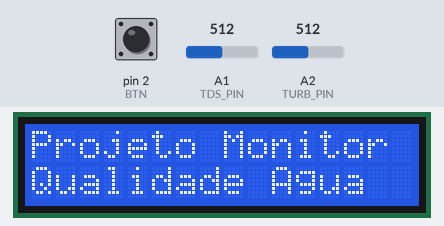
Recording of a sketch running on a simulated Arduino Uno, built with avr-gcc and run on an emulated ATmega328P. Parts: 16×2 character LCD. The inputs (shaded band) are chosen by the test bench; at power-on: pin 2 (BTN) HIGH, A1 (TDS_PIN) = 512, A2 (TURB_PIN) = 512. EEPROM starts erased; what the sketch prints to the serial monitor is not drawn.

Above: at 0.5 s.
At 7.6 s:
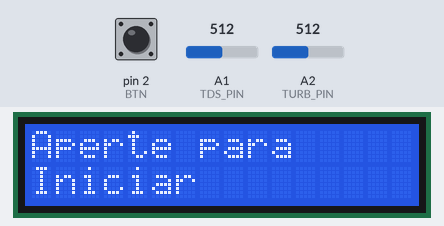
7.7 s: pin 2 (BTN) pulled LOW for 0.15 s
At 8.5 s:
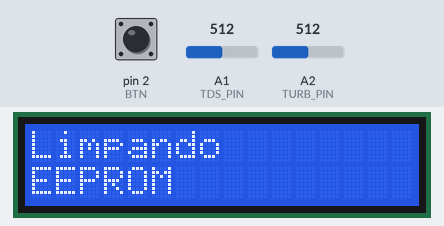
At 13.8 s:
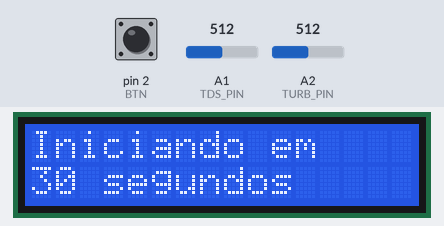
Timing chart, 0 to 15.3 s (numbered marks = the images above; inputs shaded):
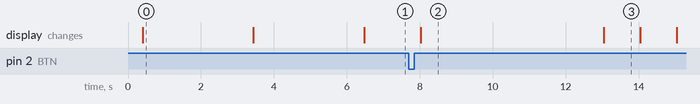

The sketch:

monitoramento_de_residuos.ino
```cpp
#include <Wire.h>
#include <LiquidCrystal_I2C.h>
#include <EEPROM.h>
#include <math.h>

#define BTN 2

#define NTC_PIN A0
#define TDS_PIN A1
#define TURB_PIN A2

#define FATOR_CALIBRACAO 2.0

// 10 floats = 40 bytes
#define BYTES_REGISTRO 40

// 24 registros completos
#define MAX_REGISTROS 24

float V_LIMPA = 4.75;
float V_TURVA = 3.40;

LiquidCrystal_I2C lcd(0x27,16,2);

bool ativo = false;
bool finalizado = false;
bool aguardandoSalvar = false;

bool contagemInicial = false;

unsigned long tempoInicioContagem = 0;

unsigned long tTela = 0;
unsigned long tMed = 0;
unsigned long tGravacao = 0;
unsigned long tFinal = 0;

unsigned long tempoBotao = 0;

bool pressionando = false;

int tela = 0;
int telaFinal = 0;

int ultimoSegundo = -1;

float tempF = 25;
float tdsF = 0;
float turbF = 0;

float hist[10];
int idxHist = 0;

float histTurb[10];
int idxTurb = 0;

float tdsMin = 9999;
float tdsMax = 0;

float turbMin = 9999;
float turbMax = 0;

int ponteiroEEPROM = 0;

void printLinha(int c,int l,String t)
{
  lcd.setCursor(c,l);

  String texto = t;

  while(texto.length() < 16)
    texto += " ";

  lcd.print(texto);
}

float ema(float ant,float novo,float k)
{
  return ant*(1-k)+novo*k;
}

void limparEEPROM()
{
  for(int i=0;i<EEPROM.length();i++)
    EEPROM.write(i,0);
}

int qualidade(float tds,float turb,float temp)
{
  int score = 100;

  if(tds > 150)
    score -= (tds - 150) * 0.1;

  if(turb > 20)
    score -= (turb - 20) * 0.7;

  if(temp > 30 || temp < 5)
    score -= 10;

  if(score < 0)
    score = 0;

  return score;
}

String classe(int q)
{
  if(q > 80) return "BOA";
  if(q > 50) return "MEDIA";

  return "RUIM";
}

float lerTemp()
{
  int adc = analogRead(NTC_PIN);

  if(adc == 0)
    adc = 1;

  float r = 10000.0 * (1023.0 / adc - 1.0);

  float s = log(r / 10000.0) / 3950.0 + 1.0 / (25 + 273.15);

  return 1.0 / s - 273.15;
}

float lerTDS(float t)
{
  float soma = 0;

  for(int i=0;i<8;i++)
    soma += analogRead(TDS_PIN);

  float v = (soma / 8.0) * (5.0 / 1023.0);

  float comp = v / (1 + 0.02 * (t - 25));

  float val =
    (133.42 * pow(comp,3)
    -255.86 * pow(comp,2)
    +857.39 * comp) * 0.5;

  return val * FATOR_CALIBRACAO;
}

float lerTurb()
{
  float soma = 0;

  for(int i=0;i<15;i++)
    soma += analogRead(TURB_PIN);

  float v = (soma / 15.0) * (5.0 / 1023.0);

  float p =
    (V_LIMPA - v) /
    (V_LIMPA - V_TURVA) * 100.0;

  if(p < 0) p = 0;
  if(p > 100) p = 100;

  return p;
}

void barra(int p)
{
  int b = map(p,0,100,0,16);

  lcd.setCursor(0,1);

  for(int i=0;i<b;i++)
    lcd.write(byte(255));

  for(int i=b;i<16;i++)
    lcd.print(" ");
}

void gravarEEPROM()
{
  int endereco = ponteiroEEPROM * BYTES_REGISTRO;

  int q = qualidade(tdsF, turbF, tempF);

  float mediaTDS = 0;

  for(int i=0;i<10;i++)
    mediaTDS += hist[i];

  mediaTDS /= 10.0;

  float mediaTurb = 0;

  for(int i=0;i<10;i++)
    mediaTurb += histTurb[i];

  mediaTurb /= 10.0;

  EEPROM.put(endereco + 0, tempF);
  EEPROM.put(endereco + 4, (float)q);

  EEPROM.put(endereco + 8, turbF);
  EEPROM.put(endereco + 12, turbMin);
  EEPROM.put(endereco + 16, turbMax);
  EEPROM.put(endereco + 20, mediaTurb);

  EEPROM.put(endereco + 24, tdsF);
  EEPROM.put(endereco + 28, tdsMin);
  EEPROM.put(endereco + 32, tdsMax);
  EEPROM.put(endereco + 36, mediaTDS);

  Serial.println();
  Serial.println("========== DADOS SALVOS ==========");

  Serial.print("Registro: ");
  Serial.println(ponteiroEEPROM + 1);

  Serial.print("Temperatura Atual: ");
  Serial.print(tempF,1);
  Serial.println(" C");

  Serial.print("Qualidade Atual: ");
  Serial.print(q);
  Serial.print(" - ");
  Serial.println(classe(q));

  Serial.print("Turbidez Atual: ");
  Serial.print(turbF,0);
  Serial.println(" %");

  Serial.print("Turbidez Min: ");
  Serial.print(turbMin,0);
  Serial.println(" %");

  Serial.print("Turbidez Max: ");
  Serial.print(turbMax,0);
  Serial.println(" %");

  Serial.print("Turbidez Media: ");
  Serial.print(mediaTurb,0);
  Serial.println(" %");

  Serial.print("TDS Atual: ");
  Serial.print(tdsF,0);
  Serial.println(" ppm");

  Serial.print("TDS Min: ");
  Serial.print(tdsMin,0);
  Serial.println(" ppm");

  Serial.print("TDS Max: ");
  Serial.print(tdsMax,0);
  Serial.println(" ppm");

  Serial.print("TDS Media: ");
  Serial.print(mediaTDS,0);
  Serial.println(" ppm");

  Serial.println("==================================");
  Serial.println();

  ponteiroEEPROM++;

  if(ponteiroEEPROM >= MAX_REGISTROS)
    ponteiroEEPROM = MAX_REGISTROS;
}

void setup()
{
  pinMode(BTN,INPUT_PULLUP);

  Serial.begin(9600);

  Serial.println();
  Serial.println("======================================");
  Serial.println("     PROJETO MONITORAMENTO AGUA");
  Serial.println("======================================");
  Serial.println();

  Serial.println("Aluno: Andre Victor Rego");
  Serial.println("RGM: 47059893");

  Serial.println();
  Serial.println("Sensores Utilizados:");
  Serial.println("- Sensor TDS");
  Serial.println("- Sensor Turbidez");
  Serial.println("- Sensor Temperatura NTC");

  Serial.println();
  Serial.println("Sistema de monitoramento");
  Serial.println("e armazenamento em EEPROM");

  Serial.println();
  Serial.println("Inicializando sistema...");
  Serial.println("======================================");
  Serial.println();

  lcd.init();
  lcd.backlight();

  printLinha(0,0,"Projeto Monitor");
  printLinha(0,1,"Qualidade Agua");

  delay(3000);

  printLinha(0,0,"Andre V Rego");
  printLinha(0,1,"RGM 47059893");

  delay(3000);

  printLinha(0,0,"Aperte para");
  printLinha(0,1,"Iniciar");
}

void loop()
{
  // SISTEMA FINALIZADO
  if(finalizado)
  {
    if(millis() - tFinal > 2000)
    {
      tFinal = millis();

      telaFinal++;

      if(telaFinal > 1)
        telaFinal = 0;

      if(telaFinal == 0)
      {
        printLinha(0,0,"Dados salvos");
        printLinha(0,1,"EEPROM OK");
      }
      else
      {
        printLinha(0,0,"Leitura");
        printLinha(0,1,"Finalizada");
      }
    }

    return;
  }

  // INICIO SISTEMA
  if(!ativo)
  {
    // APERTOU BOTAO
    if(digitalRead(BTN)==LOW && !contagemInicial)
    {
      delay(300);

      printLinha(0,0,"Limpando");
      printLinha(0,1,"EEPROM");

      limparEEPROM();

      delay(1500);

      contagemInicial = true;

      tempoInicioContagem = millis();

      ultimoSegundo = -1;

      Serial.println();
      Serial.println("Contagem iniciada...");
    }

    // CONTAGEM
    if(contagemInicial)
    {
      int restante =
        30 - ((millis() - tempoInicioContagem) / 1000);

      if(restante < 0)
        restante = 0;

      // ATUALIZA APENAS 1 VEZ
      if(restante != ultimoSegundo)
      {
        ultimoSegundo = restante;

        printLinha(0,0,"Iniciando em");
        printLinha(0,1,String(restante)+" segundos");
      }

      // TERMINOU CONTAGEM
      if(millis() - tempoInicioContagem >= 30000)
      {
        ativo = true;

        contagemInicial = false;

        printLinha(0,0,"Sistema");
        printLinha(0,1,"Iniciado");

        Serial.println();
        Serial.println("================================");
        Serial.println(" SISTEMA INICIADO");
        Serial.println("================================");
        Serial.println();

        Serial.println("Coletando dados...");

        aguardandoSalvar = true;

        delay(1500);
      }
    }

    return;
  }

  // FINALIZAR PELO BOTAO
  if(digitalRead(BTN) == LOW)
  {
    if(!pressionando)
    {
      pressionando = true;
      tempoBotao = millis();
    }

    if(millis() - tempoBotao >= 2000)
    {
      finalizado = true;

      printLinha(0,0,"Dados salvos");
      printLinha(0,1,"Finalizado");

      Serial.println();
      Serial.println("Sistema finalizado.");
    }
  }
  else
  {
    pressionando = false;
  }

  // LEITURAS
  if(millis()-tMed > 2000)
  {
    tMed = millis();

    float t = lerTemp();
    float td = lerTDS(t);
    float tu = lerTurb();

    tempF = ema(tempF,t,0.2);
    tdsF = ema(tdsF,td,0.2);
    turbF = ema(turbF,tu,0.2);

    hist[idxHist] = tdsF;

    idxHist++;

    if(idxHist >= 10)
      idxHist = 0;

    histTurb[idxTurb] = turbF;

    idxTurb++;

    if(idxTurb >= 10)
      idxTurb = 0;

    if(tdsF < tdsMin)
      tdsMin = tdsF;

    if(tdsF > tdsMax)
      tdsMax = tdsF;

    if(turbF < turbMin)
      turbMin = turbF;

    if(turbF > turbMax)
      turbMax = turbF;
  }

  // GRAVACAO EEPROM
  if(millis()-tGravacao > 9000)
  {
    tGravacao = millis();

    printLinha(0,0,"Gravando dados");
    printLinha(0,1,"EEPROM");

    gravarEEPROM();

    delay(1500);

    // PARADA AUTOMATICA
    if(ponteiroEEPROM >= 24)
    {
      finalizado = true;

      aguardandoSalvar = true;

      Serial.println();
      Serial.println("================================");
      Serial.println(" LIMITE DE MEDICOES ATINGIDO");
      Serial.println(" SISTEMA FINALIZADO");
      Serial.println("================================");
      Serial.println();

      printLinha(0,0,"24 medicoes");
      printLinha(0,1,"Finalizado");

      return;
    }

    aguardandoSalvar = false;
  }

  // SERIAL UMA VEZ
  if(!aguardandoSalvar)
  {
    Serial.println("Coletando dados...");

    aguardandoSalvar = true;
  }

  // TROCA TELAS
  if(millis()-tTela > 2000)
  {
    tTela = millis();

    tela++;

    if(tela > 4)
      tela = 0;
  }

  int q = qualidade(tdsF,turbF,tempF);

  // LCD
  if(tela == 0)
  {
    printLinha(0,0,"Temp "+String(tempF,1)+" C");

    barra(map(tempF,0,40,0,100));
  }
  else if(tela == 1)
  {
    printLinha(0,0,"TDS "+String(tdsF,0)+" ppm");

    barra(map(tdsF,0,500,0,100));
  }
  else if(tela == 2)
  {
    printLinha(0,0,"Turb "+String(turbF,0)+" %");

    barra(turbF);
  }
  else if(tela == 3)
  {
    printLinha(0,0,"Qualidade "+classe(q));

    barra(q);
  }
  else
  {
    float media = 0;

    for(int i=0;i<10;i++)
      media += hist[i];

    media /= 10.0;

    printLinha(
      0,
      0,
      "Min:"+String(tdsMin,0)+
      " Max:"+String(tdsMax,0)
    );

    barra(map(media,0,500,0,100));
  }
}
```

Measured:
- after the input at 7.7 s, the display: changes after 0.32 s (image 2)
- what the display in image 0 shows lasts 3.0 s, from 0.4 s to 3.4 s
- what the display in image 2 shows lasts 5.0 s, from 8.0 s to 13.0 s
- what the display in image 3 shows lasts 1.0 s, from 13.0 s to 14.0 s
